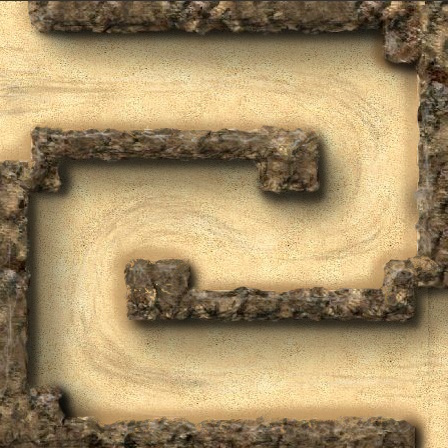

Rendered tile map (Tiled .tmx) drawn with the repository's tilesets; below, a short description and the full map source, tile grids included:
An orthogonal 14x14 tile map with 32x32 px tiles, 2 tile layers (Road, Mountain).

<map version="1.0" orientation="orthogonal" renderorder="right-down" width="14" height="14" tilewidth="32" tileheight="32" nextobjectid="1">
 <tileset firstgid="1" name="map2_default" tilewidth="32" tileheight="32" tilecount="196" columns="14">
  <image source="map2_default.jpg" width="448" height="448" />
 </tileset>
 <layer name="Road" width="14" height="14">
  <data encoding="csv">
1,0,0,0,0,0,0,0,0,0,0,0,0,0,
15,16,17,18,19,20,21,22,23,24,25,26,0,0,
29,30,31,32,33,34,35,36,37,38,39,40,41,0,
43,44,45,46,47,48,49,50,51,52,53,54,55,0,
57,0,0,0,0,0,0,0,0,0,67,68,69,0,
0,0,73,74,75,76,77,78,0,0,81,82,83,0,
0,86,87,88,89,90,91,92,93,94,95,96,97,0,
0,100,101,102,103,104,105,106,107,108,109,110,111,0,
0,114,115,116,0,0,119,120,121,122,123,124,0,0,
0,128,129,130,0,0,0,0,0,0,0,0,0,140,
0,142,143,144,145,146,147,148,149,150,151,152,153,154,
0,156,157,158,159,160,161,162,163,164,165,166,167,168,
0,0,171,172,173,174,175,176,177,178,179,180,181,182,
0,0,0,0,0,0,0,0,0,0,0,0,0,196
</data>
 </layer>
 <layer name="Mountain" width="14" height="14">
  <data encoding="csv">
0,2,3,4,5,6,7,8,9,10,11,12,13,14,
0,0,0,0,0,0,0,0,0,0,0,0,27,28,
0,0,0,0,0,0,0,0,0,0,0,0,0,42,
0,0,0,0,0,0,0,0,0,0,0,0,0,56,
0,58,59,60,61,62,63,64,65,66,0,0,0,70,
71,72,0,0,0,0,0,0,79,80,0,0,0,84,
85,0,0,0,0,0,0,0,0,0,0,0,0,98,
99,0,0,0,0,0,0,0,0,0,0,0,0,112,
113,0,0,0,117,118,0,0,0,0,0,0,125,126,
127,0,0,0,131,132,133,134,135,136,137,138,139,0,
141,0,0,0,0,0,0,0,0,0,0,0,0,0,
155,0,0,0,0,0,0,0,0,0,0,0,0,0,
169,170,0,0,0,0,0,0,0,0,0,0,0,0,
183,184,185,186,187,188,189,190,191,192,193,194,195,0
</data>
 </layer>
</map>
